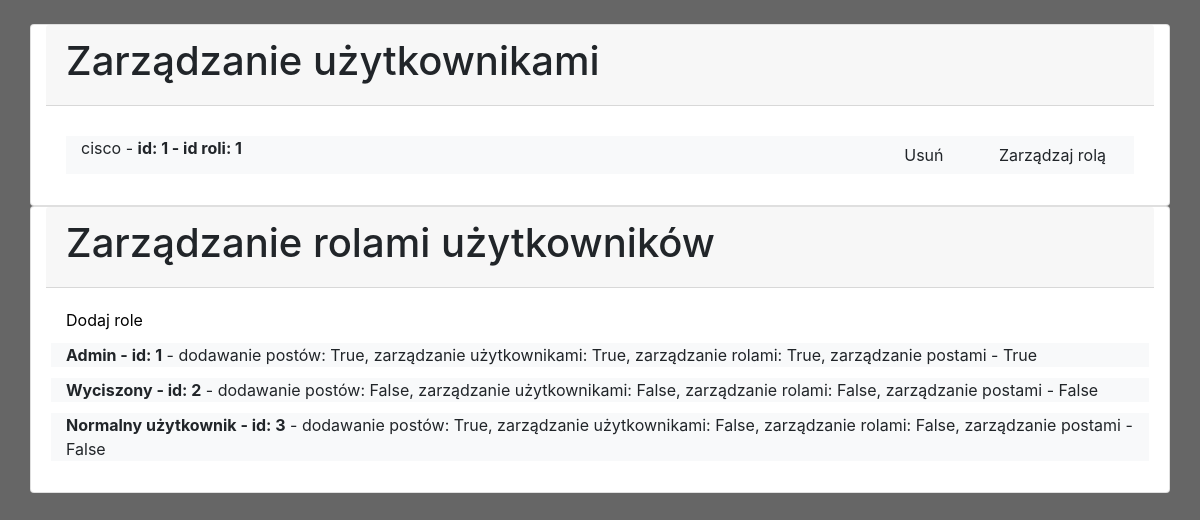
Page /admin/users (signed in) on the committed database.
### base.py (models this page shows, shortened)
class Urzyszkodnik(db.Model):
     id = db.Column(db.Integer, primary_key=True)
     name = db.Column(db.String, unique=True)
     password = db.Column(db.String, nullable=False)
     rola = db.Column(db.Integer, db.ForeignKey('rank.id'))

class Rank(db.Model):
     id = db.Column(db.Integer(), primary_key=True)
     name = db.Column(db.String, unique=True)
     addingpost = db.Column(db.Boolean)
     postmanagment = db.Column(db.Boolean)
     usersmanagment = db.Column(db.Boolean)
     modyfingrules = db.Column(db.Boolean)
     users = db.relationship('Urzyszkodnik', lazy=True)

### app.py (the view)
@app.route("/admin/users")
def zarzadzanieurzytkonikami():
     if sprawdzenierangi("usersmanagment") == True:
          users=session.query(Urzyszkodnik).order_by(Urzyszkodnik.id).all()
          rangi=session.query(Rank).order_by(Rank.id).all()
          return render_template("usersmanagement.html", users=users, rangi = rangi)
     else:
          abort(403)

### app.py (called while the page is built)
@app.context_processor
def inject_dict_for_all_templates():
     try:
          user = session.query(Urzyszkodnik).filter(Urzyszkodnik.id==flasksession['user_id']).first()
          return dict(user = user, len=len, range=range)
     except:
          user = Urzyszkodnik('niezalogowany','',1)
          return dict(user = user, len=len, range=range)

def sprawdzenierangi(uprawnienie):
     permited=False
     try:
          user=session.query(Urzyszkodnik).filter(Urzyszkodnik.id == flasksession["user_id"]).first().rola
          permissions = session.query(Rank).filter(Rank.id == user).first()
          permited=getattr(permissions, str(uprawnienie))
     except:
          None
     return(permited)

### templates/usersmanagement.html (shortened to what this page needs)
<!doctype html>
<html>
  <head>
        <link rel="stylesheet" href="https://cdn.jsdelivr.net/npm/bootstrap@4.6.0/dist/css/bootstrap.min.css">
    <link href="{{ url_for('static', filename='style.css') }}" rel="stylesheet">
  </head>
  </head>
  <body>
    <div class="container">
      <div class="row">
        <div class="card col-12">
          <div class="card-header"><h1>Zarządzanie użytkownikami</h1></div>
          <div class="card-body">
        {% for i in users %}
        <div class="col-12 bg-light uzytkownik">
          <div class="row align-content-end">
            <div class="col align-self-start">
            {{i.name}} - <b>id: {{i.id}} - id roli: {{i.rola}}</b>
          </div>
            <div class="col-4 btn-group">
            <a href="/admin/users/{{i.id}}/remove" class="text-right w-50 btn fg-primary">Usuń</a>
            <a href="/admin/users/{{i.id}}/manage" class="text-right w-50 btn fg-primary">Zarządzaj rolą</a>
            </div>
          </div>
        </div>
        {% endfor %}
      </div>
      </div>
          <div class="card col-12">
            <div class="card-header"><h1>Zarządzanie rolami użytkowników</h1></div>
            <div class="card-body">
             <a href="{{ url_for('dodajrole') }}">Dodaj role</a>
             <div class="row">
              {% for i in rangi %}
              <div class="col-12 bg-light uzytkownik">
              <b>{{i.name}} - id: {{i.id}}</b> - dodawanie postów: {{i.addingpost}}, zarządzanie użytkownikami: {{i.usersmanagment}}, zarządzanie rolami: {{i.modyfingrules}}, zarządzanie postami - {{i.postmanagment}}
              </div>
              {% endfor %}
              </div>
            </div>
          </div>
        </div>
      </div>
  </body>
</html>

### static/style.css (style rules this page uses)
.container { margin-top: 2%; }
.row { margin-top: 1%; }
body { background-color: #666; }
a { text-decoration: None; color: black; }

### templates/usersmanagement.html (style rules this page uses)
.uzytkownik { margin-bottom: 1%; }

### rows in the picture
Urzyszkodnik: name "cisco", id "1", rola "1"
Rank: name "Admin", id "1", addingpost "True", usersmanagment "True", modyfingrules "True", postmanagment "True"
Rank: name "Wyciszony", id "2", addingpost "False", usersmanagment "False", modyfingrules "False", postmanagment "False"
Rank: name "Normalny użytkownik", id "3", addingpost "True", usersmanagment "False", modyfingrules "False", postmanagment "False"
